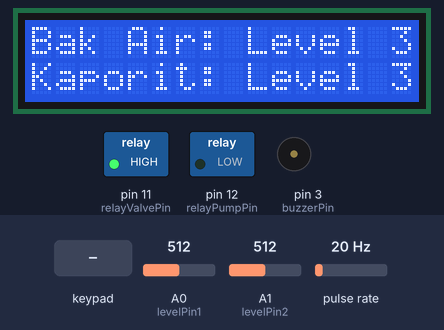
The sketch below on a simulated Arduino Uno, built with avr-gcc and run on an emulated ATmega328P. Parts: 16×2 character LCD, switched loads named in the sketch (green lamp = pin HIGH), buzzer (waves = sounding, pin HIGH). Wiring (inferred from the names in the program): pulse sensor: data pin 2. The test bench sets the inputs (shaded band); at power-on: pulse rate 20 Hz, A0 (levelPin1) = 512, A1 (levelPin2) = 512. What the sketch prints to the serial monitor is not drawn.

Above: at 2.2 s.
2.3 s: key '*' pressed
At 3.7 s:
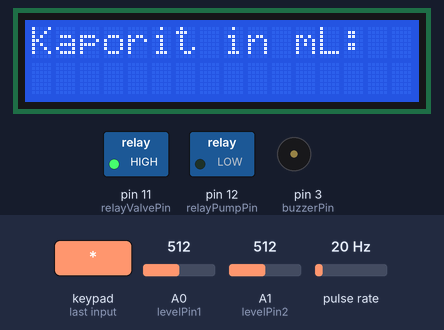
4.0 s: keypad keys 1 0 9 8 7 # pressed 0.4 s apart
At 6.4 s:
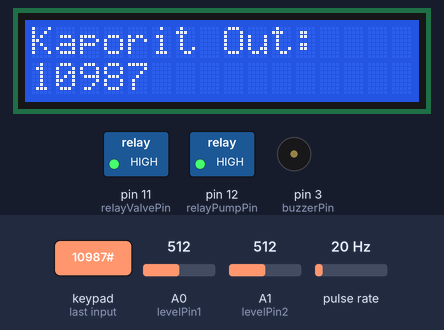
9.0 s: pulse rate (sensor on pin 2) set to 0 Hz
At 11.3 s:
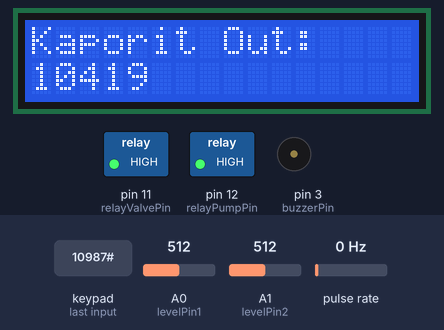
11.6 s: pulse rate (sensor on pin 2) set to 4 Hz
At 13.2 s:
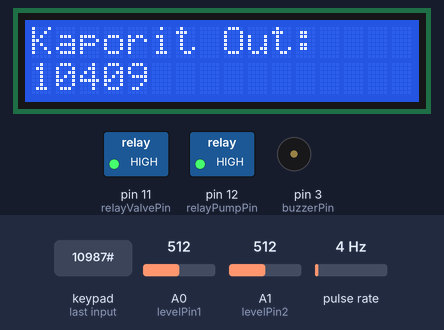
14.2 s: pulse rate (sensor on pin 2) set to 50 Hz
At 16.3 s:
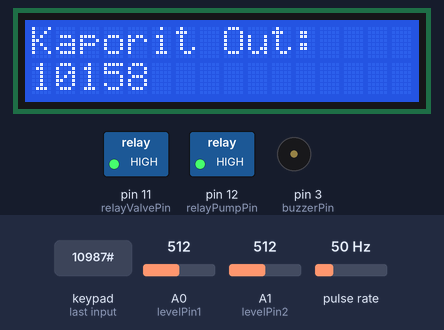
Timing chart, 0 to 17.8 s (numbered marks = the images above; inputs shaded):
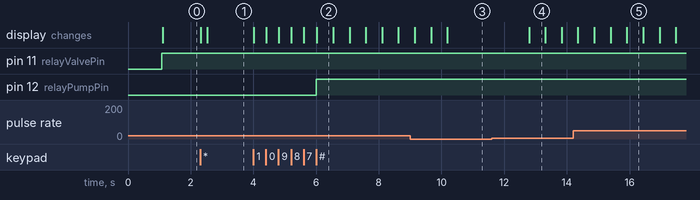

Measured:
- after the input at 2.3 s, the display: first changes at once (image 1 shows a later state)
- after the input at 4.0 s, pin 12 (relayPumpPin): LOW → HIGH after 2.0 s; the display: first changes at once (image 2 shows a later state)
- after the input at 11.6 s, the display: changes after 1.2 s (image 4)
- what the display in image 2 shows lasts 0.5 s, from 6.0 s to 6.5 s

The sketch:

WaterLevelSensor.ino
```cpp
#include <Keypad.h>
#include <Wire.h>
#include <LiquidCrystal_I2C.h>

#define sensorInterrupt 0  // 0 = digital pin 2
#define flowPin         2
#define buzzerPin       3
#define relayValvePin   11
#define relayPumpPin    12
#define ledPin          13
#define levelPin1       A0
#define levelPin2       A1

const byte ROWS = 4; //four rows
const byte COLS = 3; //three columns
char keys[ROWS][COLS] = {
  {'1','2','3'},
  {'4','5','6'},
  {'7','8','9'},
  {'*','0','#'}
};
byte rowPins[ROWS] = {10, 9, 8, 7}; //connect to the row pinouts of the keypad
byte colPins[COLS] = {6, 5, 4}; //connect to the column pinouts of the keypad
Keypad keypad = Keypad( makeKeymap(keys), rowPins, colPins, ROWS, COLS );

LiquidCrystal_I2C lcd(0x3F, 16, 2);

int lvlBakAir;
int lvlKaporit;
String inputKaporit;
int kaporitPool;
float calibrationFactor = 4.5;
String inputCode;
double waterpoolLitre;
volatile byte pulseCount;
float flowRate;
unsigned int flowMilliLitres;
unsigned long totalMilliLitres;
unsigned long oldTime;

void setup() {
  Serial.begin(9600);
  pinMode(relayValvePin, OUTPUT);
  pinMode(relayPumpPin, OUTPUT);
  pinMode(buzzerPin, OUTPUT);
  pinMode(flowPin, INPUT);
  digitalWrite(flowPin, HIGH);

  pulseCount        = 0;
  flowRate          = 0.0;
  flowMilliLitres   = 0;
  totalMilliLitres  = 0;
  oldTime           = 0;

  // The Hall-effect sensor is connected to pin 2 which uses interrupt 0.
  // Configured to trigger on a FALLING state change (transition from HIGH
  // state to LOW state)
  attachInterrupt(sensorInterrupt, pulseCounter, FALLING);

  lcd.begin();
  lcd.backlight();
  lcd.setCursor(4,0);
  lcd.print("Welcome");
  delay(1000);
  lcd.clear();
}

void loop() {
  lvlBakAir = getLevelData1();
  Serial.println(lvlBakAir);
  if(lvlBakAir > 4){
    digitalWrite(relayValvePin, LOW);
  }
  else{
    digitalWrite(relayValvePin, HIGH);
  }
  char key = keypad.getKey();
  if(key=='*'){
    digitalWrite(buzzerPin, LOW);
    lcd.clear();
    delay(200);
    lcd.print("Kaporit in mL:");
    lcd.setCursor(0,1);
    while(1){
      char x = keypad.getKey();
      if(x){
        if(x!='#'){
          lcd.print(x);
          inputKaporit+=x;
        }
        if(x=='#'){
          break;
        }
      }
    }
  }
  kaporitPool = inputKaporit.toInt();
  inputKaporit = "";
  while(kaporitPool>0){
    digitalWrite(relayPumpPin, HIGH);
    lcd.clear();
    lcd.setCursor(0,0);
    lcd.print("Kaporit Out:");
    lcd.setCursor(0,1);
    lcd.print(kaporitPool);
    kaporitPool-=getFlowData();
    delay(500);
  }
  digitalWrite(relayPumpPin, LOW);
  lvlKaporit = getLevelData2();
  if(lvlKaporit < 3){
    digitalWrite(buzzerPin, !digitalRead(buzzerPin));
  }
  else{
    digitalWrite(buzzerPin, LOW);
  }
  lcd.setCursor(0,0);
  lcd.print("Bak Air: ");
  lcd.setCursor(9,0);
  lcd.print("Level ");
  lcd.print(lvlBakAir);
  lcd.setCursor(0,1);
  lcd.print("Kaporit: ");
  lcd.setCursor(9,1);
  lcd.print("Level ");
  lcd.print(lvlKaporit);
}
```

water_flow_sensor.ino
```cpp
int getFlowData(){
 if((millis() - oldTime) > 1000)    // Only process counters once per second
  {
    // Disable the interrupt while calculating flow rate and sending the value to
    // the host
    detachInterrupt(sensorInterrupt);

    // Because this loop may not complete in exactly 1 second intervals we calculate
    // the number of milliseconds that have passed since the last execution and use
    // that to scale the output. We also apply the calibrationFactor to scale the output
    // based on the number of pulses per second per units of measure (litres/minute in
    // this case) coming from the sensor.
    flowRate = ((1000.0 / (millis() - oldTime)) * pulseCount) / calibrationFactor;

    // Note the time this processing pass was executed. Note that because we've
    // disabled interrupts the millis() function won't actually be incrementing right
    // at this point, but it will still return the value it was set to just before
    // interrupts went away.
    oldTime = millis();

    // Divide the flow rate in litres/minute by 60 to determine how many litres have
    // passed through the sensor in this 1 second interval, then multiply by 1000 to
    // convert to millilitres.
    flowMilliLitres = (flowRate / 60) * 1000;

    // Add the millilitres passed in this second to the cumulative total
    totalMilliLitres += flowMilliLitres;

    // Reset the pulse counter so we can start incrementing again
    pulseCount = 0;

    // Enable the interrupt again now that we've finished sending output
    attachInterrupt(sensorInterrupt, pulseCounter, FALLING);
  }
    return flowMilliLitres;
}

void pulseCounter()
{
  // Increment the pulse counter
  pulseCount++;
}
```

water_level_sensor.ino
```cpp
int getLevelData1(){
  int val;
  int level;
  val = analogRead(A0);
  if(val>=0 && val<200){
    level = 1;
  }
  else if(val>=200 && val<450){
    level = 2;
  }
  else if(val>=450 && val<600){
    level = 3;
  }
  else if(val>=600 && val<620){
    level = 4;
  }
  else if(val>=620 && val<700){
    level = 5;
  }
  return level;
}

int getLevelData2(){
  int val;
  int level;
  val = analogRead(A1);
  if(val>=0 && val<200){
    level = 1;
  }
  else if(val>=200 && val<450){
    level = 2;
  }
  else if(val>=450 && val<600){
    level = 3;
  }
  else if(val>=600 && val<620){
    level = 4;
  }
  else if(val>=620 && val<700){
    level = 5;
  }
  return level;
}
```
